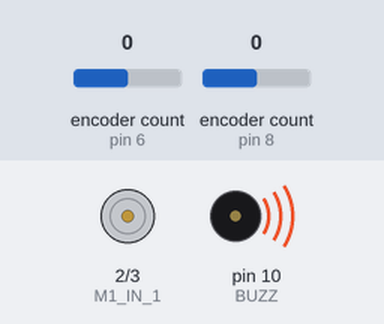
This sketch was run on a simulated Arduino Uno, built with avr-gcc and run on an emulated ATmega328P. On the bench: motor-driver pin pairs drawn as motors (green arrow = first pin HIGH = forward, orange = second pin HIGH = backward, longer = more drive), buzzer (waves = sounding). Inputs (shaded band) come from the test bench; at power-on: encoder count (sensors on pin 6, pin 8) 0. What the sketch prints to the serial monitor is not drawn.

Above: at 0.1 s.
At 2.2 s:
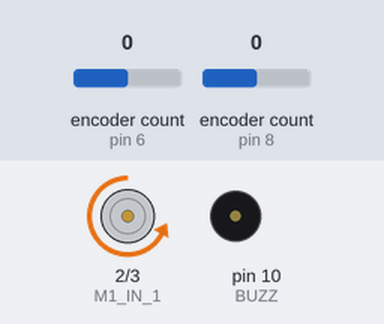
2.3 s: encoder count (sensor on pin 6) set to 1
At 2.9 s:
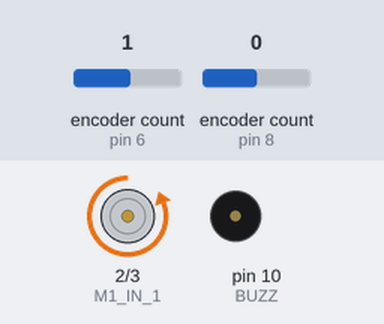
Timing chart, 0 to 5.3 s (numbered marks = the images above; inputs shaded):
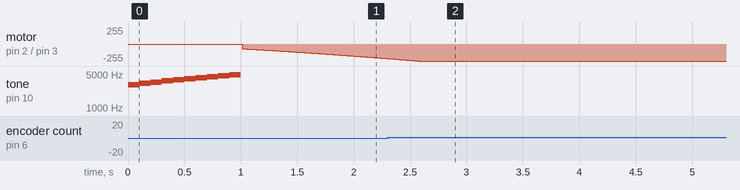

Measured:
- after the input at 2.3 s, motor on pin 2 (M1_IN_1) / pin 3 (M1_IN_2): goes on until 2.6 s, then stays backward 255/255

The sketch:

Left_Motor_PID_Test.ino
```cpp
#include <Adafruit_MCP3008.h>
#include <Encoder.h>

//  pins assigned to the encoder values
const unsigned int M1_ENC_A = 6;
const unsigned int M2_ENC_A = 8;
const unsigned int M1_ENC_B = 7;
const unsigned int M2_ENC_B = 9;

//add it in for buzzer
const unsigned int BUZZ = 10;

Encoder enc1(M1_ENC_A, M1_ENC_B); //Encoder for Motor 1 (left)
Encoder enc2(M2_ENC_A, M2_ENC_B); //Encoder for Motor 2 (right)

//  motor control pins
const unsigned int M1_IN_1 = 2;   //motor 1 backward
const unsigned int M1_IN_2 = 3;   //motor 1 forward
const unsigned int M2_IN_1 = 5;   //motor 2 backward
const unsigned int M2_IN_2 = 4;   //motor 2 forward

const unsigned int MIN_PWM_VALUE = 0;   //minimum PWM value
const unsigned int MAX_PWM_VALUE = 255; //maximum PWM value not to be exceeded
const unsigned int PWM_VALUE = 60;      //Base moving speed for the robot (for testing purposes)

/*  for use when integrated with the overall code - encoder value will not start at 0  */
const int left_beginning_encoder_value = 0;
const int right_beginning_encoder_value = 0;

/*  Rotary Encoder Values  */
const float revolution_ticks = 360; //  360 ticks/wheel rotation
const float revolution_distance = 10.5; //  10.5 cm per rotation
const float dist_per_tick = revolution_distance / revolution_ticks; //cm equivalent of the rotary encoder ticks
const float junction_ticks = 15;  //  514.5 ticks per 15 cm

/*  Variable for the test position - position_setpoint to be incremented with time  */
float test_speed = 23;    //test speed of 23 cm/s
float position_setpoint = 0;  //set the initial position setpoint to zero
float last_position_setpoint = 0;

/* global variables to keep the old readings */
float last_time_s = 0;
int last_encoder_value = 0;
float last_error = 0;

/* PID Controller Gains and Global Variables */
//These values of kp, ki and kd are in the process of being tuned
float kp = 3;
float ki = 1.2;
float kd = 0.05;
//Global variables for P, I, and D terms to retain outside of the main loop
float P;
float I;
float D;


void setup()
{
  Serial.begin(115200);
  float left_beginning_encoder_value = enc1.read(); //this will be at the start of the function
  //float right_beginning_encoder_value = enc1.read(); //this will be at the start of the function
  for (int i = 0; i < 10; i++) {
    tone(BUZZ, 3000+(i*200), 100);
    delay(100);
  }

}

void PID_Motor_Control(int left, int right)   //just testing the left in this code for now
{
  analogWrite(M1_IN_1, 0);
  analogWrite(M1_IN_2, left);
  //analogWrite(M2_IN_1, 0);
  //analogWrite(M2_IN_2, right);
}

/*
  void ramp_position(float dt)
  {

  }
*/

void loop()
{

  //Current time and encoder readings
  float current_time = micros() ;
  float current_time_s = current_time / 1e6;
  float current_encoder_value = enc1.read();    //read the current encoder value

  /*  Using adjusted encoder value so that there's no issue if it's been running for a long time  */
  float adjusted_encoder_value = current_encoder_value - left_beginning_encoder_value;  //again for testing the leat wheel
  float position_cm = adjusted_encoder_value * dist_per_tick;
  int delta_encoder_value = current_encoder_value - last_encoder_value;  //distance travelled in rotary ticks since the last loop - calculating to help measure why it's overshooting

  // Calculating the change in time
  float delta_time_s = current_time_s - last_time_s;
  //Serial.print(delta_time_s); Serial.print("\t");


  /*  Testing the motor controller with the motor 1 (left motor: tired note - left motor is on right side when the robot is upside down)  */
  float error_sig = position_cm - position_setpoint;

  P = error_sig;
  I = I + (error_sig * delta_time_s);
  D =  (error_sig - last_error) / delta_time_s;  //check to make sure that delta s isn't too large or too small - might be useless if too long or too short
  last_error = error_sig;

  float motor_control_sig = P * kp + I * ki + D * kd;

  int leftPWM = -motor_control_sig;
  //int rightPWM = PWM_VALUE - motor_control_sig;    //commenting out until testing the right motor

  /* Ensure that the PWM values are within the 0 to 255 range */
  if (leftPWM > MAX_PWM_VALUE) {
    leftPWM = MAX_PWM_VALUE;
  }
  //comment out while testing the left case
  //if (rightPWM > MAX_PWM_VALUE) {
  //  rightPWM = MAX_PWM_VALUE;
  //}
  if (leftPWM < 0) {
    leftPWM = 0;
  }
  //comment out while testing the left case
  //if (rightPWM < 0) {
  //  rightPWM = 0;
  //}

  /* Setting the updated values for the next loop iteratin - Ramping position to match desired velocity, updating the last_time reading */
  float position_increment = test_speed * delta_time_s;  //ramp position to match desired velocity
  float new_position_setpoint = position_setpoint + position_increment;
  position_setpoint = new_position_setpoint;

  last_time_s = current_time_s;
  Serial.print(position_setpoint); Serial.print("\t");  //printing out position setpoint to ensure that it's incrementing


  Serial.print(position_cm); Serial.print("\t");
  Serial.print(error_sig); Serial.print("\t");

  Serial.print(leftPWM); Serial.print("\t");
  Serial.println();
  PID_Motor_Control(leftPWM, 0);

}
```
